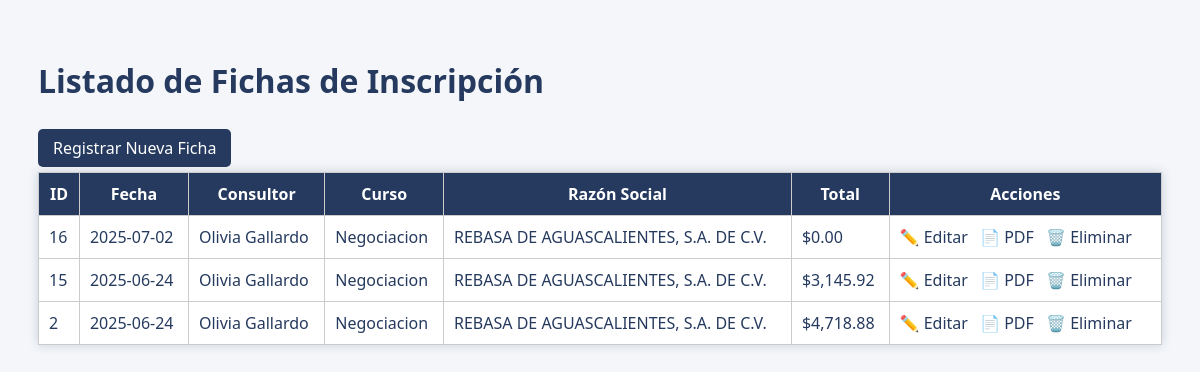
The app's page /ficha_inscripcion/listarf.php, older data.
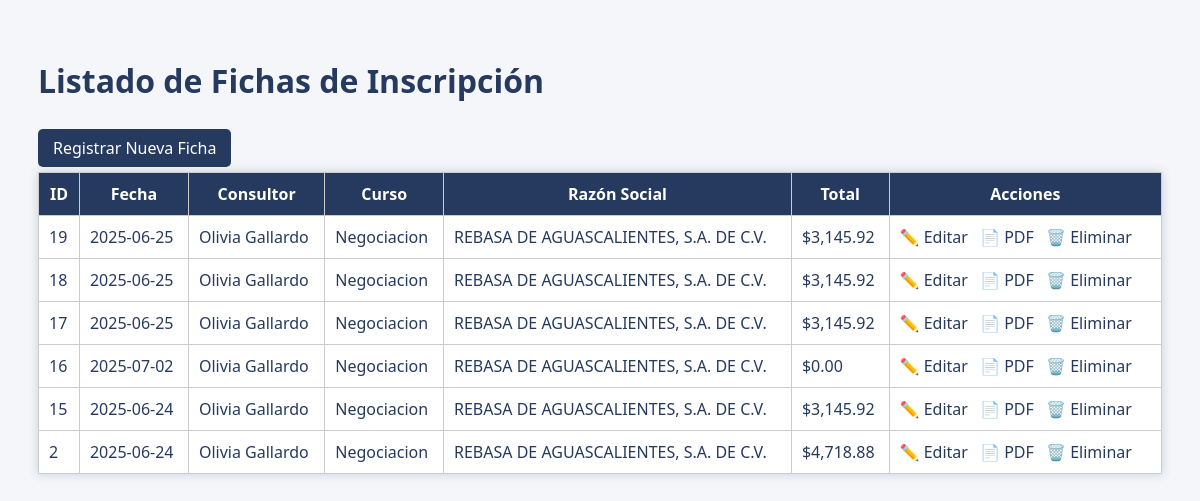
The same page, newer data.
### tables this page shows
CREATE TABLE `ficha_inscripcion` (
  `id` int(11) NOT NULL AUTO_INCREMENT,
  `fecha_inscripcion` date DEFAULT NULL,
  `consultor` varchar(100) DEFAULT NULL,
  `curso` varchar(100) DEFAULT NULL,
  `participantes` text DEFAULT NULL,
  `razon_social` varchar(255) DEFAULT NULL,
  `calle_numero` varchar(255) DEFAULT NULL,
  `colonia_cp` varchar(255) DEFAULT NULL,
  `ciudad_estado` varchar(255) DEFAULT NULL,
  `rfc` varchar(20) DEFAULT NULL,
  `telefono` varchar(20) DEFAULT NULL,
  `regimen` varchar(100) DEFAULT NULL,
  `metodo_pago` varchar(100) DEFAULT NULL,
  `forma_pago` varchar(100) DEFAULT NULL,
  `uso_cfdi` varchar(100) DEFAULT NULL,
  `orden_compra` varchar(100) DEFAULT NULL,
  `correo` varchar(100) DEFAULT NULL,
  `numero_participantes` int(11) DEFAULT NULL,
  `precio_unitario` decimal(10,2) DEFAULT NULL,
  `subtotal` decimal(10,2) DEFAULT NULL,
  `iva` decimal(10,2) DEFAULT NULL,
  `total` decimal(10,2) DEFAULT NULL,
  `condiciones_pago` varchar(255) DEFAULT NULL,
  `sede` varchar(100) DEFAULT NULL,
  `fecha` date DEFAULT NULL,
  `horario` varchar(100) DEFAULT NULL,
  PRIMARY KEY (`id`)
);

### ficha_inscripcion/listarf.php (the view, shortened to what this page needs)
<?php
require '../config/db.php';
$resultado = $conn->query("SELECT * FROM ficha_inscripcion ORDER BY id DESC");
?>
<!DOCTYPE html>
<html lang="es">
<head>
</head>
<body>
<h1>Listado de Fichas de Inscripción</h1>
<a href="formulariof.php" class="button-link">Registrar Nueva Ficha</a>
<table>
    <tr>
        <th>ID</th>
        <th>Fecha</th>
        <th>Consultor</th>
        <th>Curso</th>
        <th>Razón Social</th>
        <th>Total</th>
        <th>Acciones</th>
    </tr>
    <?php while ($fila = $resultado->fetch_assoc()) { ?>
        <tr>
            <td><?= $fila['id'] ?></td>
            <td><?= htmlspecialchars($fila['fecha_inscripcion']) ?></td>
            <td><?= htmlspecialchars($fila['consultor']) ?></td>
            <td><?= htmlspecialchars($fila['curso']) ?></td>
            <td><?= htmlspecialchars($fila['razon_social']) ?></td>
            <td>$<?= number_format($fila['total'], 2) ?></td>
            <td class="acciones">
                <a href="editarf.php?id=<?= $fila['id'] ?>">✏️ Editar</a>
                <a href="generar_pdff.php?id=<?= $fila['id'] ?>" target="_blank">📄 PDF</a>
                <a href="eliminarf.php?id=<?= $fila['id'] ?>" onclick="return confirm('¿Seguro que quieres eliminar esta ficha?')">🗑️ Eliminar</a>
            </td>
        </tr>
    <?php } ?>
</table>
</body>
</html>

Row changes from the older to the newer data that the page shows:
added ficha_inscripcion: id "19", fecha_inscripcion "2025-06-25", consultor "Olivia Gallardo", curso "Negociacion", razon_social "REBASA DE AGUASCALIENTES, S.A. DE C.V.", total "3,145.92"
added ficha_inscripcion: id "18", fecha_inscripcion "2025-06-25", consultor "Olivia Gallardo", curso "Negociacion", razon_social "REBASA DE AGUASCALIENTES, S.A. DE C.V.", total "3,145.92"
added ficha_inscripcion: id "17", fecha_inscripcion "2025-06-25", consultor "Olivia Gallardo", curso "Negociacion", razon_social "REBASA DE AGUASCALIENTES, S.A. DE C.V.", total "3,145.92"
